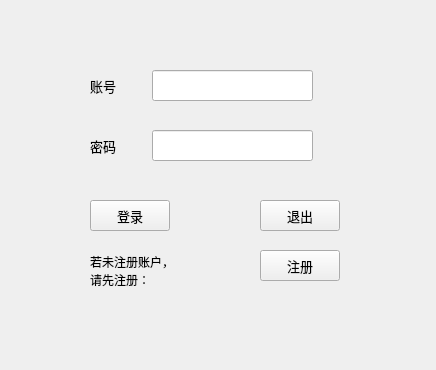
<?xml version="1.0" encoding="UTF-8"?>
<ui version="4.0">
 <class>login</class>
 <widget class="QWidget" name="login">
  <property name="geometry">
   <rect>
    <x>0</x>
    <y>0</y>
    <width>436</width>
    <height>370</height>
   </rect>
  </property>
  <property name="windowTitle">
   <string>Form</string>
  </property>
  <widget class="QLabel" name="label_2">
   <property name="geometry">
    <rect>
     <x>90</x>
     <y>130</y>
     <width>41</width>
     <height>31</height>
    </rect>
   </property>
   <property name="font">
    <font>
     <pointsize>10</pointsize>
    </font>
   </property>
   <property name="text">
    <string>密码</string>
   </property>
  </widget>
  <widget class="QPushButton" name="RegisterButton">
   <property name="geometry">
    <rect>
     <x>260</x>
     <y>250</y>
     <width>80</width>
     <height>31</height>
    </rect>
   </property>
   <property name="font">
    <font>
     <pointsize>10</pointsize>
    </font>
   </property>
   <property name="text">
    <string>注册</string>
   </property>
  </widget>
  <widget class="QLabel" name="label_3">
   <property name="geometry">
    <rect>
     <x>90</x>
     <y>250</y>
     <width>91</width>
     <height>41</height>
    </rect>
   </property>
   <property name="text">
    <string>若未注册账户，
请先注册：</string>
   </property>
  </widget>
  <widget class="QLabel" name="label">
   <property name="geometry">
    <rect>
     <x>90</x>
     <y>70</y>
     <width>41</width>
     <height>31</height>
    </rect>
   </property>
   <property name="font">
    <font>
     <pointsize>10</pointsize>
    </font>
   </property>
   <property name="text">
    <string>账号</string>
   </property>
  </widget>
  <widget class="QLineEdit" name="lineEdit_2">
   <property name="geometry">
    <rect>
     <x>152</x>
     <y>130</y>
     <width>161</width>
     <height>31</height>
    </rect>
   </property>
  </widget>
  <widget class="QLineEdit" name="lineEdit">
   <property name="geometry">
    <rect>
     <x>152</x>
     <y>70</y>
     <width>161</width>
     <height>31</height>
    </rect>
   </property>
  </widget>
  <widget class="QPushButton" name="loginButton">
   <property name="geometry">
    <rect>
     <x>90</x>
     <y>200</y>
     <width>80</width>
     <height>31</height>
    </rect>
   </property>
   <property name="font">
    <font>
     <pointsize>10</pointsize>
    </font>
   </property>
   <property name="text">
    <string>登录</string>
   </property>
  </widget>
  <widget class="QPushButton" name="exitButton">
   <property name="geometry">
    <rect>
     <x>260</x>
     <y>200</y>
     <width>80</width>
     <height>31</height>
    </rect>
   </property>
   <property name="font">
    <font>
     <pointsize>10</pointsize>
    </font>
   </property>
   <property name="text">
    <string>退出</string>
   </property>
  </widget>
 </widget>
 <resources/>
 <connections/>
</ui>
